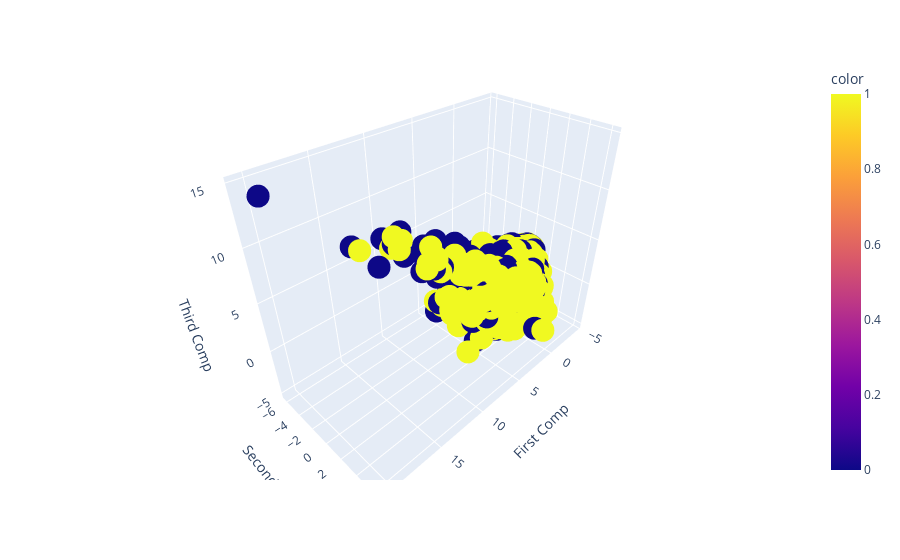

Source (notebook cell):
### Code cell
import plotly.express as px

from sklearn.decomposition import PCA
from sklearn.preprocessing import StandardScaler, FunctionTransformer
from sklearn.pipeline import Pipeline


pca = Pipeline([("standarize", StandardScaler()), ("pca",PCA(n_components = 3)), ("dataframe", FunctionTransformer(lambda x: pd.DataFrame(x, columns = ["First Comp", "Second Comp", "Third Comp"])))]).fit(X)
X3D = pca.transform(X)
px.scatter_3d(x = "First Comp", y = "Second Comp",z = "Third Comp", data_frame= X3D, color= y)

### Figure 1 — Plotly figure (JSON) as saved in the notebook; plotly's stock layout.template omitted (floating-point values rounded to 4 significant figures; data arrays with more than 128 entries replaced by an {"elided": "..."} marker saying what was removed)
{"data": [{"hovertemplate": "First Comp=%{x}<br>Second Comp=%{y}<br>Third Comp=%{z}<br>color=%{marker.color}<extra></extra>", "legendgroup": "", "marker": {"color": {"elided": "3154 int values"}, "coloraxis": "coloraxis", "symbol": "circle"}, "mode": "markers", "name": "", "scene": "scene", "showlegend": false, "type": "scatter3d", "x": {"elided": "3154 float values"}, "y": {"elided": "3154 float values"}, "z": {"elided": "3154 float values"}}], "layout": {"coloraxis": {"colorbar": {"title": {"text": "color"}}, "colorscale": [[0, "#0d0887"], [0.1111, "#46039f"], [0.2222, "#7201a8"], [0.3333, "#9c179e"], [0.4444, "#bd3786"], [0.5556, "#d8576b"], [0.6667, "#ed7953"], [0.7778, "#fb9f3a"], [0.8889, "#fdca26"], [1, "#f0f921"]]}, "legend": {"tracegroupgap": 0}, "margin": {"t": 60}, "scene": {"domain": {"x": [0, 1], "y": [0, 1]}, "xaxis": {"title": {"text": "First Comp"}}, "yaxis": {"title": {"text": "Second Comp"}}, "zaxis": {"title": {"text": "Third Comp"}}}}}
